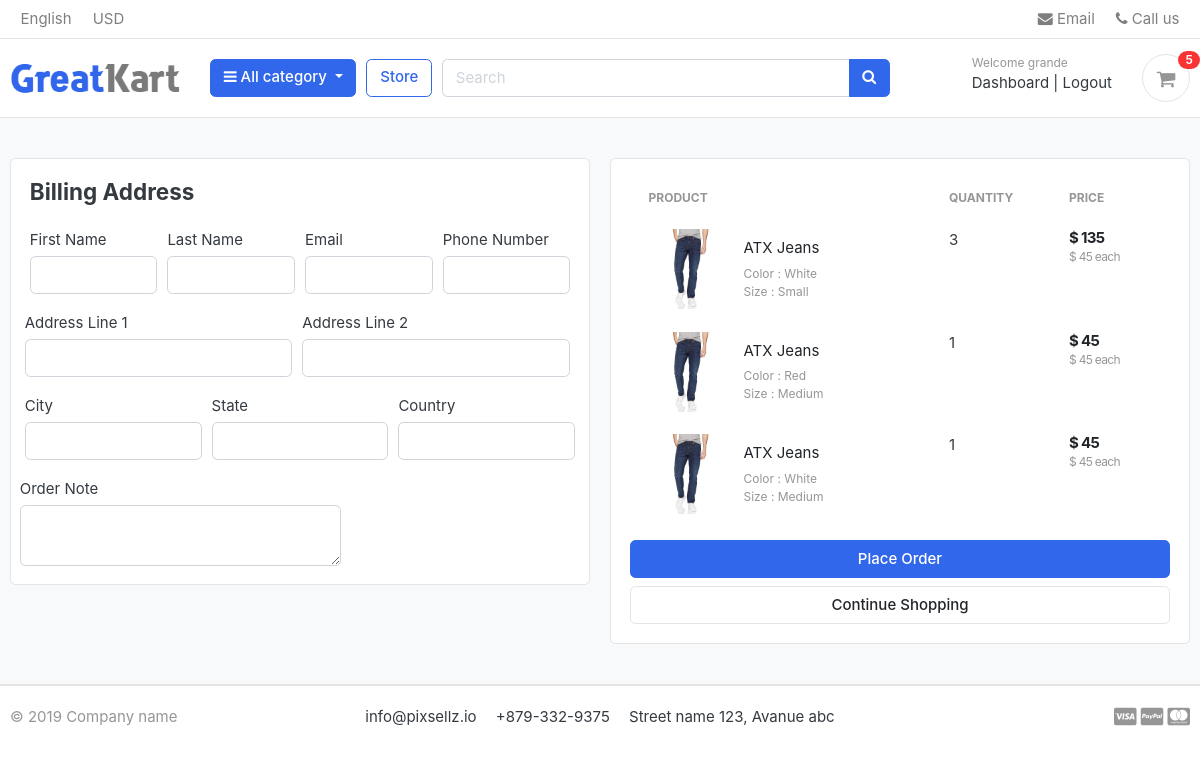
The app's page /cart/checkout/ (signed in), older data.
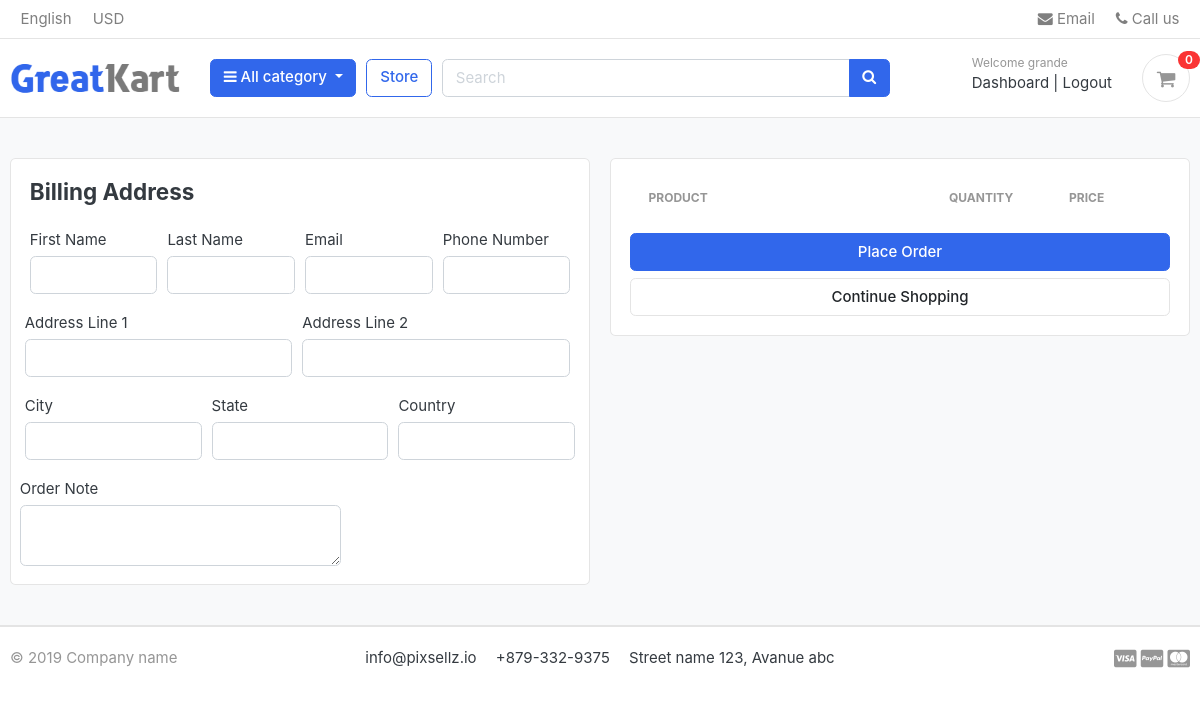
The same page, newer data.
### carts/models.py (models this page shows, shortened)
class CartItem(models.Model):
    user = models.ForeignKey(Account, on_delete=models.CASCADE, null=True)
    product = models.ForeignKey(Product, on_delete=models.CASCADE)
    variations = models.ManyToManyField(Variation, blank=True)
    cart = models.ForeignKey(Cart, on_delete=models.CASCADE, null=True)
    quantity = models.IntegerField()
    is_active = models.BooleanField(default=True)
    def sub_total(self):
        return self.product.price * self.quantity

### store/models.py (models this page shows, shortened)
class Product(models.Model):
    product_name    = models.CharField(max_length=200, unique=True)
    slug            = models.SlugField(max_length=200, unique=True)
    description     = models.TextField(max_length=500, blank=True)
    price           = models.IntegerField()
    images          = models.ImageField(upload_to='photos/products')
    stock           = models.IntegerField()
    is_available    = models.BooleanField(default=True)
    category        = models.ForeignKey(Category, on_delete=models.CASCADE)
    created_date    = models.DateTimeField(auto_now_add=True)
    modified_date   = models.DateTimeField(auto_now=True)
    def get_url(self):
        return reverse('product_detail', args=[self.category.slug, self.slug])

class Variation(models.Model):
    product = models.ForeignKey(Product, on_delete=models.CASCADE)
    variation_category = models.CharField(max_length=100, choices=variation_category_choice)
    variation_value = models.CharField(max_length=100)
    is_active = models.BooleanField(default=True)
    created_date = models.DateTimeField(auto_now=True)
    objects = VariationManager()

### carts/views.py (the view)
# urls.py: path('checkout/', views.checkout, name='checkout'),
@login_required(login_url='login')
def checkout(request, total=0, quantity=0, cart_items=None):
    try:
        tax = 0
        grand_total = 0
        if request.user.is_authenticated:
            cart_items = CartItem.objects.filter(user=request.user, is_active=True)
        else:
            cart = Cart.objects.get(cart_id=_cart_id(request))
            cart_items = CartItem.objects.filter(cart=cart, is_active=True)
        for cart_item in cart_items:
            total += cart_item.product.price * cart_item.quantity
            quantity += cart_item.quantity
        tax = total*0.2 # France, todo
        grand_total = total + tax
    except ObjectDoesNotExist:
        pass
    context = {
        'total' : total,
        'quantity' : quantity,
        'cart_items' : cart_items,
        'tax' : tax,
        'grand_total' : grand_total,
    }
    return render(request, 'store/checkout.html', context)

### carts/context_processors.py (called while the page is built)
def counter(request):
    cart_count = 0
    if 'admin' in request.path:
        return {}
    else:
        try:
            cart = Cart.objects.filter(cart_id=_cart_id(request))
            if request.user.is_authenticated:
                cart_items = CartItem.objects.all().filter(user=request.user)
            else:
                cart_items = CartItem.objects.all().filter(cart=cart[:1])
            for cart_item in cart_items:
                cart_count += cart_item.quantity
        except Cart.DoesNotExist:
            cart_count = 0
    return dict(cart_count=cart_count)

### carts/views.py (called while the page is built)
def _cart_id(request):
    cart = request.session.session_key
    if not cart:
        cart = request.session.create()
    return cart

### category/context_processors.py (called while the page is built)
def menu_links(request):
    links = Category.objects.all()
    return dict(links=links)

### category/models.py (called while the page is built)
    def get_url(self):
        return reverse('products_by_category', args=[self.slug])

### templates/store/checkout.html (shortened to what the changed rows need)
{% extends 'base.html' %}
{% load static %}
{% block content %}
<section class="section-content padding-y bg">
    <div class="container">
    <div class="row">
        <aside class="col-lg-6">
            <div class="card">
            <div class="card-body">
          <table class="table table-borderless table-shopping-cart">
          <thead class="text-muted">
          <tr class="small text-uppercase">
            <th scope="col">Product</th>
            <th scope="col" width="120">Quantity</th>
            <th scope="col" width="120">Price</th>
          </tr>
          </thead>
          <tbody>
          {% for cart_item in cart_items %}
          <tr>
              <td>
                  <figure class="itemside align-items-center">
                      <div class="aside"><img src="{{ cart_item.product.images.url }}" class="img-sm"></div>
                      <figcaption class="info">
                          <a href="{{ cart_item.product.get_url }}" class="title text-dark">{{ cart_item.product.product_name }}</a>
                          <p class="text-muted small">
                              {% if cart_item.variations.all %}
                                  {% for item in cart_item.variations.all %}
                                      {{ item.variation_category | capfirst }} : {{ item.variation_value | capfirst }} <br>
                                  {% endfor %}
                              {% endif %}
                          </p>
                      </figcaption>
                  </figure>
              </td>
              <td>
                          <label for="">{{cart_item.quantity}}</label>
              </td>
              <td>
                  <div class="price-wrap">
                      <var class="price">$ {{ cart_item.sub_total }}</var>
                      <small class="text-muted"> $ {{ cart_item.product.price }} each </small>
                  </div>
              </td>
          </tr>
          {% endfor %}
          </tbody>
          </table>
            </div>
            </div>
    </aside>
    </div>
    </div>
    </section>
{% endblock %}

### templates/includes/navbar.html (shortened to what this page needs)
{% load static %}
<header class="section-header">
    <nav class="navbar p-md-0 navbar-expand-sm navbar-light border-bottom">
    <div class="container">
      <div class="collapse navbar-collapse" id="navbarTop4">
        <ul class="navbar-nav mr-auto">
            <li class="nav-item dropdown">
                 <a href="#" class="nav-link">   English </a>
            </li>
            <li class="nav-item dropdown">
                <a href="#" class="nav-link"> USD </a>
            </li>
        </ul>
        <ul class="navbar-nav">
            <li><a href="#" class="nav-link"> <i class="fa fa-envelope"></i> Email </a></li>
            <li><a href="#" class="nav-link"> <i class="fa fa-phone"></i> Call us </a></li>
        </ul>
      </div>
    </div>
    </nav>
    <section class="header-main border-bottom">
        <div class="container">
    <div class="row align-items-center">
        <div class="col-lg-2 col-md-3 col-6">
            <a href="{% url 'home' %}" class="brand-wrap">
                <img class="logo" src="{% static './images/logo.png' %}">
            </a>
        </div>
        <div class="col-lg col-sm col-md col-6 flex-grow-0">
            <div class="category-wrap dropdown d-inline-block float-right">
                <button type="button" class="btn btn-primary dropdown-toggle" data-toggle="dropdown">
                    <i class="fa fa-bars"></i> All category
                </button>
            </div>
        </div>
        <a href="{% url 'store' %}" class="btn btn-outline-primary">Store</a>
        <div class="col-lg  col-md-6 col-sm-12 col">
            <form action="{% url 'search' %}" class="search" method="GET">
                <div class="input-group w-100">
                    <input type="text" class="form-control" style="width:60%;" placeholder="Search" name="keyword">
                    <div class="input-group-append">
                      <button class="btn btn-primary" type="submit">
                        <i class="fa fa-search"></i>
                      </button>
                    </div>
                </div>
            </form>
        </div>
        <div class="col-lg-3 col-sm-6 col-8 order-2 order-lg-3">
                    <div class="d-flex justify-content-end mb-3 mb-lg-0">
                        {% if user.id is None %}
                        <div class="widget-header">
                            <small class="title text-muted">Welcome guest!</small>
                            <div>
                                <a href="{% url 'login' %}">Sign in</a> <span class="dark-transp"> | </span>
                                <a href="{% url 'register' %}"> Register</a>
                            </div>
                        </div>
                        {% else %}
                        <div class="widget-header">
                            <small class="title text-muted">Welcome {{user.first_name}}</small>
                            <div>
                                <a href="{% url 'dashboard' %}">Dashboard</a> <span class="dark-transp"> | </span>
                                <a href="{% url 'logout' %}">Logout</a>
                            </div>
                        </div>
                        {% endif %}
                        <a href="{% url 'cart' %}" class="widget-header pl-3 ml-3">
                            <div class="icon icon-sm rounded-circle border"><i class="fa fa-shopping-cart"></i></div>
                            <span class="badge badge-pill badge-danger notify">{{cart_count}}</span>
                        </a>
                    </div>
                </div>
    </div>
        </div>
    </section>
    </header>

Row changes from the older to the newer data that the page shows:
removed CartItem: product.images (picture), product.product_name "ATX Jeans", quantity "3", sub_total "135", product.price "45"
no longer on this page (row unchanged): Variation: variation_category "Color", variation_value "White"
no longer on this page (row unchanged): Variation: variation_category "Size", variation_value "Small", shown under "ATX Jeans"
removed CartItem: product.images (picture), product.product_name "ATX Jeans", quantity "1", sub_total "45", product.price "45"
no longer on this page (row unchanged): Variation: variation_category "Color", variation_value "Red", shown under "ATX Jeans"
no longer on this page (row unchanged): Variation: variation_category "Size", variation_value "Medium"
removed CartItem: product.images (picture), product.product_name "ATX Jeans", quantity "1", sub_total "45", product.price "45"
Text that changed along with them:
{{ cart_count }}: "5" → "0"
